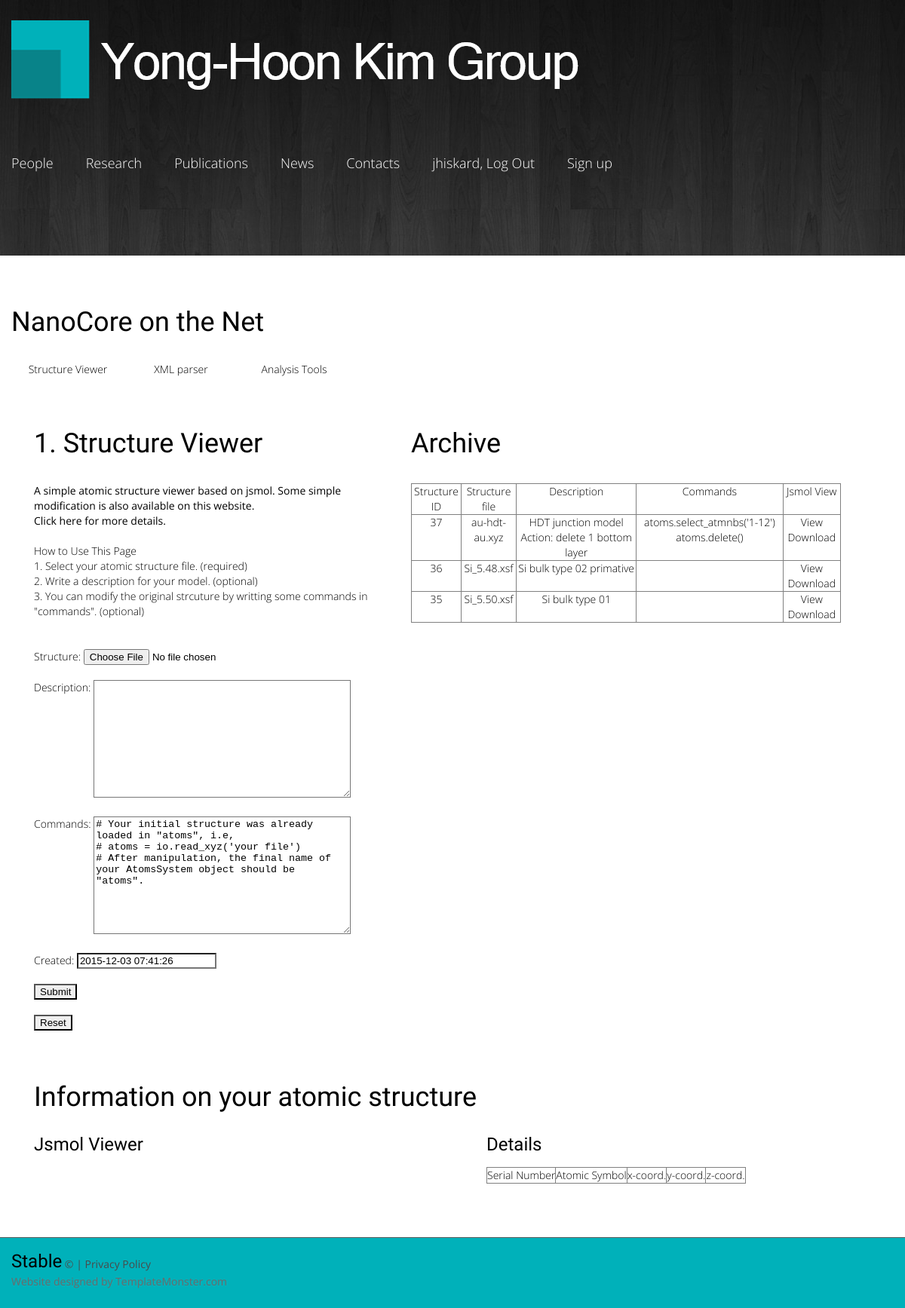
The app's page /nanocore_viewer.html (signed in) with its own data.
### app04/models.py (models this page shows)
class StructureModel(models.Model):
    structure = models.FileField(upload_to=upload_path_handler)
    description = models.TextField(max_length=5000, blank=True)
    commands = models.TextField(max_length=10000, blank=True,
                                default="""# Your initial structure was already loaded in "atoms", i.e,
# atoms = io.read_xyz('your file')
# After manipulation, the final name of your AtomsSystem object should be "atoms".
""")
    created  = models.DateTimeField(default=now)

### app04/views.py (the view, shortened to what this page needs)
# urls.py: url(r'^nanocore_viewer.html', views04.app04_view_nanocore, name='app04_view_nanocore'),
@login_required
def app04_view_nanocore(request):
    context = {'filename':'',}
    if not request.user.is_authenticated():
        return redirect(settings.LOGIN_URL)
    if request.method == "GET":
        edit_form = StructureForm()
    temp = StructureModel.objects.all()
    results2 = []
    i = 1
    for t in temp:
        struct_id = t.id
        structure = str(t.structure).split('/')[-1]
        url = t.structure.url
        description = str(t.description)
        commands = str(t.commands)
        print [i, structure, description, commands, url]
        results2.append([struct_id, structure, description, commands, url])
        i += 1
    results2.reverse()
    context['results2'] = results2
    context['form'] = edit_form
    return render(request, 'nanocore_viewer.html', context)

### app04/forms.py
class StructureForm(forms.ModelForm):
    class Meta:
        model = StructureModel
        fields = ('structure', 'description', 'commands', 'created')

### app01/templates/nanocore_viewer.html (shortened to what this page needs)
{% extends 'nanocore_base.html' %}
{% block content %}
  <div class="container">
    <div class="grid_5">
    <h3>1. Structure Viewer</h3>
    <p class="fwn">A simple atomic structure viewer based on jsmol. Some simple modification is also available on this website.<br><a href="nanocore_details.html">Click here </a>for more details.</p>
    How to Use This Page<br>
    1. Select your atomic structure file. (required) <br>
    2. Write a description for your model. (optional) <br>
    3. You can modify the original strcuture by writting some commands in "commands". (optional) <p><br>
    <form method="POST" action="/nanocore_viewer.html" enctype="multipart/form-data">
      {{form.as_p}}
      <p><input type="submit" value="Submit"/></p>
    </form>
    <form method="GET" action="/nanocore_viewer.html"><input type="submit" value="Reset"></form>
    </div>
    <div class="grid_6">
      <h3>Archive</h3>
      <table class="table table-bordered" border=1, cellpadding="10">
      <thead>
        <td border="1" align="center" style="border-collapse:collapse; border:1px gray solid;">Structure ID</td>
        <td border="1" align="center" style="border-collapse:collapse; border:1px gray solid;">Structure file</td>
        <td border="1" align="center" style="border-collapse:collapse; border:1px gray solid;">Description</td>
        <td border="1" align="center" style="border-collapse:collapse; border:1px gray solid;">Commands</td>
        <td border="1" align="center" style="border-collapse:collapse; border:1px gray solid;">Jsmol View</td>
      </thead>
      <tbody>
      {% for i, struct, descript, comm, link in results2 %}
      <tr>
        <td border="1" align="center" style="border-collapse:collapse; border:1px gray solid;">{{i}}</td>
        <td border="1" align="center" style="border-collapse:collapse; border:1px gray solid;">{{struct}}</td>
        <td border="1" align="center" style="border-collapse:collapse; border:1px gray solid;">{{descript}}</td>
        <td border="1" align="center" style="border-collapse:collapse; border:1px gray solid;">{{comm}}</td>
        <td border="1" align="center" style="border-collapse:collapse; border:1px gray solid;">
          <a href="nanocore_view/{{i}}?url={{link}}&index={{i}}">View</a>
          <a href="{{link}}">Download</a>
        </td>
     </tr>
     {% endfor %}
     </tbody>
     </table>
    </div>
  <article class="container">
    <div class="grid_12">
      <h3>Information on your atomic structure</h3>
    </div>
    <div class="grid_6">
      <div class="text1"><a href="#">Jsmol Viewer</a></div>
    </div>
    <div class="grid_5">
      <div class="text1"><a href="#">Details</a></div>
      <table class="table table-bordered" border=1, cellpadding="10">
      <thead>
        <td border="1" align="center" style="border-collapse:collapse; border:1px gray solid;">Serial Number</td>
        <td border="1" align="center" style="border-collapse:collapse; border:1px gray solid;">Atomic Symbol</td>
        <td border="1" align="center" style="border-collapse:collapse; border:1px gray solid;">x-coord.</td>
        <td border="1" align="center" style="border-collapse:collapse; border:1px gray solid;">y-coord.</td>
        <td border="1" align="center" style="border-collapse:collapse; border:1px gray solid;">z-coord.</td>
      </thead>
     </table>
    </div>
  </article>
  </div>
{% endblock %}

### app01/templates/nanocore_base.html (shortened to what this page needs)
<!DOCTYPE html>
<html lang="en">
<head>
<link rel="stylesheet" href="/static/css/style.css">
</head>
<body>
<header>
  <div class="container">
    <div class="row">
      <div class="grid_12 rel">
        <h1>
          <a href="index.html">
            <img src="/static/images/logo.png" alt="Logo alt">
          </a>
        </h1>
      </div>
    </div>
  </div>
  <section id="stuck_container">
    <div class="container">
      <div class="row">
        <div class="grid_12 ">
          <div class="navigation ">
            <nav>
              <ul class="sf-menu">
               <li><a href="people_prof.html">People</a></li>
               <li><a href="research.html">Research</a></li>
               <li><a href="publications.html">Publications</a></li>
               <li><a href="news.html">News</a></li>
               <li><a href="contacts.html">Contacts</a></li>
               <li>
                 {% if request.user.is_authenticated %}
                 <a href="{% url 'logout_url' %}?next=/index.html">{{request.user.username }}, Log Out</a>
                 {% else %}
                 <a href="{% url 'login_url' %}">Log In</a>
                 {% endif %}
               </li>
               <li><a href="/signup">Sign up</a></li>
             </ul>
            </nav>
          </div>
        </div>
     </div>
    </div>
  </section>
</header>
<section id="content"><div class="ic">More Website Templates @ TemplateMonster.com - July 28, 2014!</div>
  <div class="container">
    <h3>NanoCore on the Net</h3>
    <table class="table table-bordered" border=0, cellpadding="10">
      <tbody>
      <tr>
        <td width=150 align="center"><a href="nanocore_viewer.html">Structure Viewer</a></td>
        <td width=150 align="center"><a href="detail/siesta.xml">XML parser</a></td>
        <td width=150 align="center"><a href="#">Analysis Tools</a></td>
     </tr>
    </table>
  </div>
{% block content %}{% endblock %}
</section>
<footer id="footer">
  <div class="container">
    <div class="row">
      <div class="grid_12">
        <div class="copyright"><span class="brand">Stable</span> &copy;  | <a href="#">Privacy Policy</a>
          <div class="sub-copy">Website designed by <a href="http://www.templatemonster.com/" rel="nofollow">TemplateMonster.com</a></div>
        </div>
      </div>
    </div>
  </div>
</footer>
</body>
</html>

### app01/static/css/style.css (style rules this page uses)
.navigation { z-index: 999; position: relative; padding: 35px 0; }
.navigation .sf-menu { z-index: 990; text-align: center; position: relative; }
.navigation nav { position: relative; padding: 0; }
.sf-menu > li { float: left; font-weight: 300; position: relative; font-size: 18px; line-height: 22px; }
.sf-menu > li + li { margin-left: 43px; }
.sf-menu > li + li:after { content: ''; background: url(../images/menu_sep.png) 0 0 no-repeat; height: 5px; width: 5px; position: absolute; left: -20px; top: 10px; }
.sf-menu > li > a { position: relative; color: #ffffff; text-align: center; }
#stuck_container { -webkit-transition: all 0.4s ease; -moz-transition: all 0.4s ease; -ms-transition: all 0.4s ease; -o-transition: all 0.4s ease; transition: all 0.4s ease; z-index: 998 !important; }
html { width: 100%; }
body { position: relative; background: #00b1ba; color: #000000; font: 300 14px/20px 'Open Sans', sans-serif; }
p { margin-bottom: 20px; }
input, textarea { border-radius: 0 !important; outline: none !important; -webkit-appearance: none; }
img { max-width: 100%; }
h1, h2, h3, h4, h5, h6 { font-weight: 300; color: #000000; font-family: 'Roboto Condensed', sans-serif; }
h3 { font-size: 36px; line-height: 72px; padding-top: 52px; margin-bottom: 17px; }
ul { padding: 0; margin: 0; list-style: none; }
a { text-decoration: none; color: inherit; outline: none; -webkit-transition: 0.5s ease; transition: 0.5s ease; }
.fwn { font-weight: normal; }
.rel { position: relative; }
header { color: #e6e5e5; display: block; position: relative; z-index: 999; padding: 18px 0 77px; background: url(../images/slide.jpg) center 0 no-repeat; }
header .rel { z-index: 999; }
header h1 { text-align: center; z-index: 999; float: left; margin-bottom: 10px; }
header h1 a { display: block; overflow: hidden; font-size: 0; line-height: 0; -webkit-transition: 0s ease; transition: 0s ease; }
#content { background-color: #fff; padding-bottom: 71px; }
.text1 { font: 24px/20px 'Roboto Condensed', sans-serif; margin-bottom: 20px; }
#footer { padding: 25px 0; border-top: 1px solid #5c5c5c; }
#footer .copyright { font-weight: normal; color: #4b4a4a; }
#footer .copyright .brand { position: relative; top: -4px; color: #000000; font: 300 24px/20px 'Roboto Condensed', sans-serif; }
#footer .copyright .sub-copy { padding-top: 3px; color: #6d6a6a; }

### app01/static/css/grid.css (style rules this page uses)
html, body, div, span, applet, object, iframe, h1, h2, h3, h4, h5, h6, p, blockquote, pre, a, abbr, acronym, address, big, cite, code, del, dfn, em, img, ins, kbd, q, s, samp, small, strike, strong, sub, sup, tt, var, b, u, i, center, dl, dt, dd, ol, ul, li, fieldset, form, label, legend, table, caption, tbody, tfoot, thead, tr, th, td, article, aside, canvas, details, embed, figure, figcaption, footer, header, hgroup, menu, nav, output, ruby, section, summary, time, mark, audio, video { margin: 0; padding: 0; border: 0; font-size: 100%; font: inherit; vertical-align: top; }
article, aside, details, figcaption, figure, footer, header, hgroup, menu, nav, section { display: block; }
body { line-height: 1; }
ol, ul { list-style: none; }
table { border-collapse: collapse; border-spacing: 0; }
.row { margin-left: -30px; *zoom: 1; }
.row:before, .row:after { display: table; content: ""; line-height: 0; }
.row:after { clear: both; }
[class*="grid_"] { float: left; min-height: 1px; margin-left: 30px; }
.container { width: 1170px; }
.grid_12 { width: 1170px; }
.grid_6 { width: 570px; }
.grid_5 { width: 470px; }
.container { margin-right: auto; margin-left: auto; *zoom: 1; }
.container:before, .container:after { display: table; content: ""; line-height: 0; }
.container:after { clear: both; }

### records on screen
StructureModel: results2 "HDT junction model Action: delete 1 bottom layer", results2 "atoms.select_atmnbs('1-12') atoms.delete()"
StructureModel: results2 "Si bulk type 02 primative"
StructureModel: results2 "Si bulk type 01"

### other values on screen
{{ request.user.username }} "jhiskard"
{{ i }} "37" "36" "35"
{{ struct }} "au-hdt-au.xyz" "Si_5.48.xsf" "Si_5.50.xsf"
